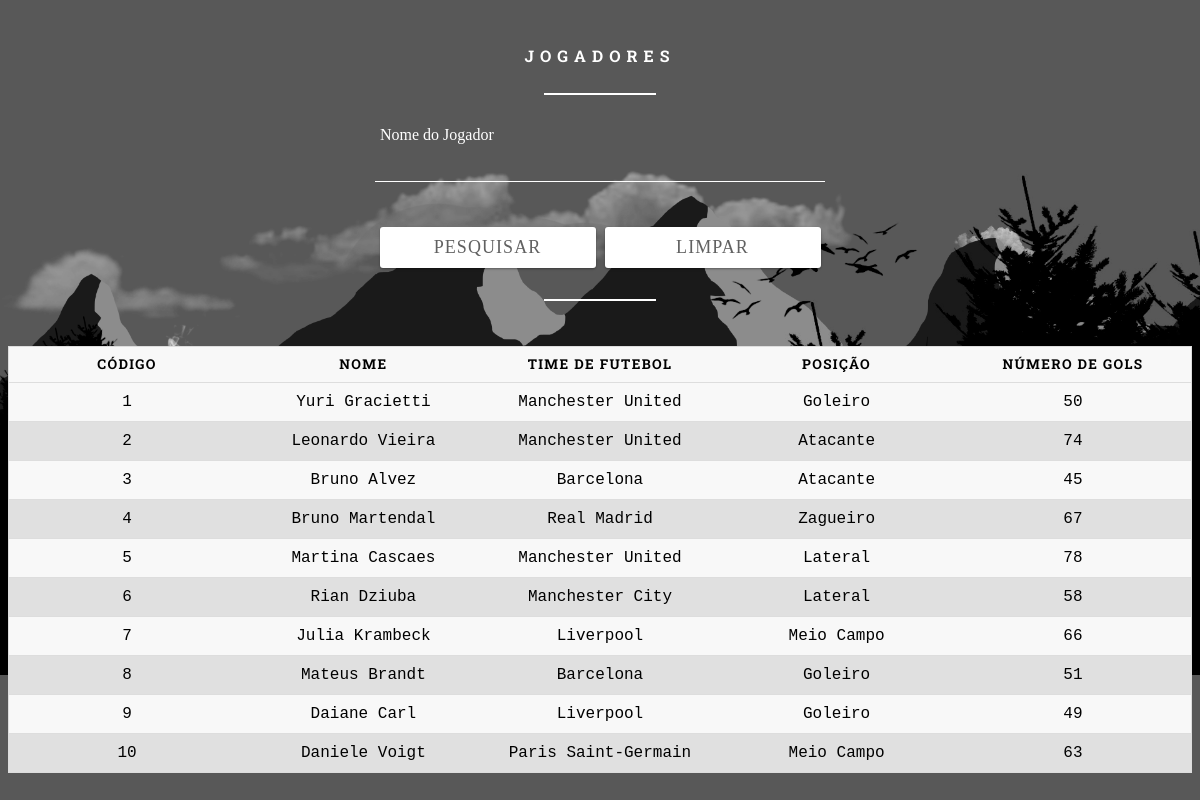
/ExerciciosCRUD1/Exercicio4.php, run on the app's committed database.
### tables this page shows
create table jogador (
    codigo int primary key auto_increment,
    nome varchar(150),
    timeFutebol varchar(150),
    posicao varchar(100),
    numeroGols int
);

### ExerciciosCRUD1/conf/conf.inc.php (called while the page is built, shortened)
<?php
	$tb_jogador = 'jogador';
?>

### ExerciciosCRUD1/Exercicio4.php (the view, shortened to what this page needs)
<!DOCTYPE html>
<html lang="pt-BR">
<?php
  require 'connect/connect.php';
  $pesquisa = isset($_POST['pesquisa'])?$_POST['pesquisa']:'';
?>
<head>
  <link rel="stylesheet" href="assets/css/basico.css" />
</head>
<body>
  <form method="post">
    <h5>Jogadores</h5>
    <hr class="dividir" />
    <div class="input">
      <input type="text" name="pesquisa" value="<?php echo $pesquisa; ?>" />
      <label>Nome do Jogador</label>
    </div>
    <div class="input">
      <input type="submit" value="Pesquisar" />
      <input type="reset" value="Limpar" />
    </div>
    </form>
    <form>
    <br /><br /><br /><br />
    <hr class="dividir" />
  </form>
    <table>
      <thead>
        <th scope="col">Código</th>
        <th scope="col">Nome</th>
        <th scope="col">Time de Futebol</th>
        <th scope="col">Posição</th>
        <th scope="col">Número de Gols</th>
      </thead>
      <?php
        $sql = 'select * from '. $tb_jogador. ' where nome like "'. $pesquisa. '%" order by codigo';
        $resultado = mysqli_query($conexao, $sql);
        while ($row = mysqli_fetch_array($resultado)) {
          echo '<tr>';
          echo '<td>'. $row['codigo']. '</td>';
          echo '<td>'. $row['nome']. '</td>';
          echo '<td>'. $row['timeFutebol']. '</td>';
          echo '<td>'. $row['posicao']. '</td>';
          echo '<td>'. $row['numeroGols']. '</td>';
          echo '</tr>';
        }
      ?>
    </table>
</body>
</html>

### ExerciciosCRUD1/assets/css/basico.css (style rules this page uses)
body { background: url("../images/wallpaper.png"); background-position: top; background-repeat: repeat; background-clip: border-box; background-size: 100%; background-origin: border-box; background-attachment: fixed; font-family: 'Roboto Slab', monospace; color: white; font-size: 16px; font-weight: normal; }
form { width: 450px; margin: 45px auto; }
h5 { text-align: center; text-transform: uppercase; color: #fff; letter-spacing: 6px; font-size: 16px; }
hr.dividir { background: #fff; -webkit-box-shadow: none; box-shadow: none; border: none; height: 2px; width: 25%; margin: 0px auto 0px auto; }
.input { position: relative; margin: 45px 0; width: 450px; font-family: 'Roboto Slab'; }
label { font-family: 'Roboto Slab'; }
input, textarea { background: none; color: #fff; font-size: 18px; padding: 10px 10px 10px 5px; font-family: 'Roboto Slab'; display: block; width: 450px; border: none; border-radius: 0; border-bottom: 1px solid #fff; }
input:focus~label, input:valid~label, textarea:focus~label, textarea:valid~label { top: -14px; font-size: 16px; color: #fff; }
.input label { color: #fff; font-size: 16px; font-weight: normal; position: absolute; pointer-events: none; left: 5px; top: 10px; font-family: 'Roboto Slab'; -webkit-transition: 300ms ease all; transition: 300ms ease all; }
input[type="submit"], input[type="reset"] { background: white; color: #616161; border: none; padding: 10px 20px; border-radius: 3px; letter-spacing: 0.06em; text-transform: uppercase; text-decoration: none; outline: none; width: 48%; float: left; margin: auto 1% 1% 1%; -webkit-box-shadow: 0 1px 3px rgba(0, 0, 0, 0.12), 0 1px 2px rgba(0, 0, 0, 0.24); box-shadow: 0 1px 3pxrgba(0, 0, 0, 0.12), 0 1px 2px rgba(0, 0, 0, 0.24); -webkit-transition: all 0.3s cubic-bezier(0.25, 0.8, 0.25, 1); transition: all 0.3s cubic-bezier(0.25, 0.8, 0.25, 1); }
table { border: 1px solid #ccc; border-collapse: collapse; margin: 0; color: #000000; padding: 0; width: 100%; table-layout: fixed; border-radius: 15px; }
table tr { background: #f8f8f8; border: 1px solid #ddd; padding: .35em; }
table tr:nth-child(even) { background: #E0E0E0; border: 1px solid #ddd; padding: .35em; }
table th, table td { padding: .625em; text-align: center; }
table th { font-size: .85em; letter-spacing: .1em; text-transform: uppercase; }
*, *:before, *:after { box-sizing: border-box; }

### data on the page
jogador: codigo "1", nome "Yuri Gracietti", timeFutebol "Manchester United", posicao "Goleiro", numeroGols "50"
jogador: codigo "2", nome "Leonardo Vieira", timeFutebol "Manchester United", posicao "Atacante", numeroGols "74"
jogador: codigo "3", nome "Bruno Alvez", timeFutebol "Barcelona", posicao "Atacante", numeroGols "45"
jogador: codigo "4", nome "Bruno Martendal", timeFutebol "Real Madrid", posicao "Zagueiro", numeroGols "67"
jogador: codigo "5", nome "Martina Cascaes", timeFutebol "Manchester United", posicao "Lateral", numeroGols "78"
jogador: codigo "6", nome "Rian Dziuba", timeFutebol "Manchester City", posicao "Lateral", numeroGols "58"
jogador: codigo "7", nome "Julia Krambeck", timeFutebol "Liverpool", posicao "Meio Campo", numeroGols "66"
jogador: codigo "8", nome "Mateus Brandt", timeFutebol "Barcelona", posicao "Goleiro", numeroGols "51"
jogador: codigo "9", nome "Daiane Carl", timeFutebol "Liverpool", posicao "Goleiro", numeroGols "49"
jogador: codigo "10", nome "Daniele Voigt", timeFutebol "Paris Saint-Germain", posicao "Meio Campo", numeroGols "63"
